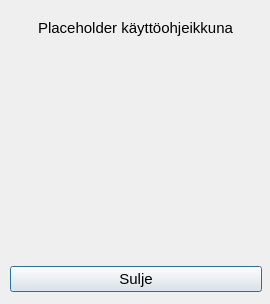
<?xml version="1.0" encoding="UTF-8"?>
<ui version="4.0">
 <class>Dialog</class>
 <widget class="QDialog" name="Dialog">
  <property name="geometry">
   <rect>
    <x>0</x>
    <y>0</y>
    <width>270</width>
    <height>304</height>
   </rect>
  </property>
  <property name="windowTitle">
   <string>Käyttöohje</string>
  </property>
  <widget class="QLabel" name="label">
   <property name="geometry">
    <rect>
     <x>20</x>
     <y>20</y>
     <width>231</width>
     <height>16</height>
    </rect>
   </property>
   <property name="font">
    <font>
     <pointsize>11</pointsize>
    </font>
   </property>
   <property name="text">
    <string>Placeholder käyttöohjeikkuna</string>
   </property>
   <property name="alignment">
    <set>Qt::AlignCenter</set>
   </property>
  </widget>
  <widget class="QWidget" name="">
   <property name="geometry">
    <rect>
     <x>10</x>
     <y>10</y>
     <width>252</width>
     <height>284</height>
    </rect>
   </property>
   <layout class="QVBoxLayout" name="verticalLayout">
    <item>
     <widget class="QLabel" name="labelLogo">
      <property name="minimumSize">
       <size>
        <width>250</width>
        <height>250</height>
       </size>
      </property>
      <property name="maximumSize">
       <size>
        <width>250</width>
        <height>250</height>
       </size>
      </property>
      <property name="text">
       <string/>
      </property>
      <property name="pixmap">
       <pixmap>docs/Pictures/logo.png</pixmap>
      </property>
      <property name="scaledContents">
       <bool>true</bool>
      </property>
     </widget>
    </item>
    <item>
     <widget class="QPushButton" name="closePushButton">
      <property name="font">
       <font>
        <pointsize>11</pointsize>
       </font>
      </property>
      <property name="text">
       <string>Sulje</string>
      </property>
     </widget>
    </item>
   </layout>
  </widget>
 </widget>
 <resources/>
 <connections/>
</ui>
